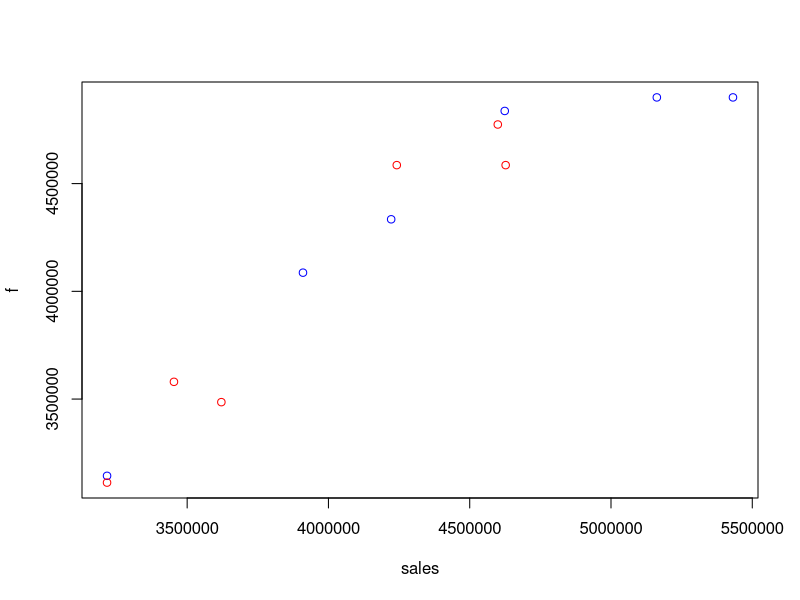

Generate this figure with R:
month <- c(37, 38, 39, 40, 41, 42, 43, 44, 45, 46, 47, 48)
sales <- c(3216483, 3453239, 5431651, 4241851, 3909887, 3216438, 4222005, 3621034, 5162201, 4627177, 4623945, 4599368)
promotion_expenses <- c(121, 128, 170, 160, 151, 120, 152, 125, 170, 160, 168, 166)
competition_promotion <- c(1, 0, 0, 0, 1, 1, 0, 0, 0, 0, 0, 0)

input <- data.frame(sales, promotion_expenses, competition_promotion)
# print(length(month),length(sales),length(promotion_expenses),length(promotion))
model <- lm(sales ~ promotion_expenses + competition_promotion, data = input)
# print(model)

predict_input <- data.frame(promotion_expenses, competition_promotion)
f <- predict(model, predict_input)

cat("Forecasting Model : \n y - f", (sales - f), "\n\n\n(y - f)/y", (sales - f) / sales)

rmse <- sqrt(sum((sales - f)^2) / length(sales))
mape <- (sum((sales - f) / sales) / length(sales)) * 100
cat("\n\nRMSE : ", rmse, "MAPE :", mape)
plot(sales, f, col = c("blue", "red"))
